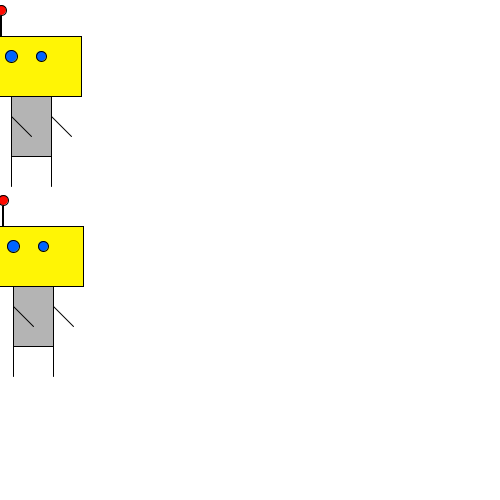
Frame 1 (no input)
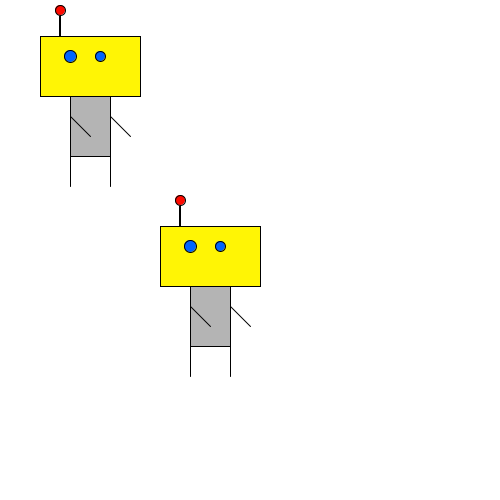
Frame 60 (the mouse pressed at the canvas centre just before this capture)
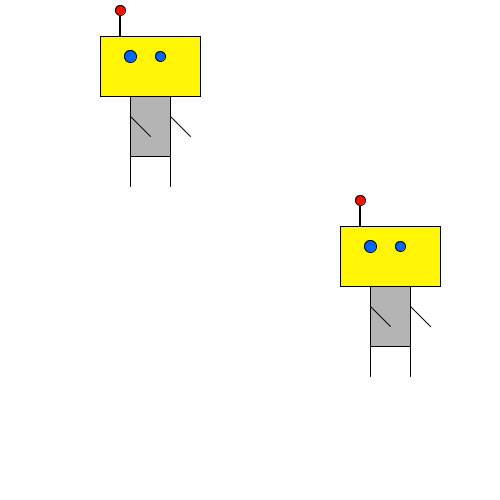
Frame 120 (the mouse held since frame 60 and released just before this capture)

The Processing sketch that drew these frames (run headless with seeded random() and noise(); from frame 60 on, the mouse is pressed at the canvas centre):

// Processing sketch: processing_131670
// ── processing_131670.pde

Monster bewegen;
Monster bewegen2;

void setup() {
  size(500,500);
  bewegen = new Monster(0,200,3);
  bewegen2 = new Monster(0,10,1);
}

void draw() {
  background(255);
  bewegen.updateMonster();
  bewegen.testMonster();
  bewegen.tekenMonster();
  
  bewegen2.updateMonster();
  bewegen2.testMonster();
  bewegen2.tekenMonster();
}

class Monster {
  int x;
  int y;
  int snelheid;
  
  Monster(int tempX, int tempY, int tempSnelheid) {
    x = tempX;
    y = tempY;
    snelheid = tempSnelheid; 
  }
  
  void updateMonster(){
    x = x+snelheid;
  }

  void testMonster(){
   if(x > width || x < 0){
     snelheid = snelheid * -1;
   }
  }
  
  void tekenMonster() {
  rectMode(CENTER);
  /* Antenne */
  fill(255,10,0);
  ellipse(x,y,10,10); //220 194
  fill(0);
  rect(x,y+16,1,20); //220 210
  /* Lijf */
  fill(255,245,5);
  rect(x+30,y+56,100,60); //250 250
  fill(180,180,180);
  rect(x+30,y+116,40,60); //250 310
  /* Armen */
  line(x+10,y+106,x+30,y+126); //230 300 250 320
  line(x+50,y+106,x+70,y+126); //270 300 290 320
  /* Benen */
  line(x+10,y+146,x+10,y+176); //230 340 230 370
  line(x+50,y+146,x+50,y+176); //270 340 270 370
  /* Ogen */
  fill(0,100,255);
  ellipse(x+10,y+46,12,12); //230 240
  fill(0,100,255);
  ellipse(x+40,y+46,10,10); //260 240
}
}
